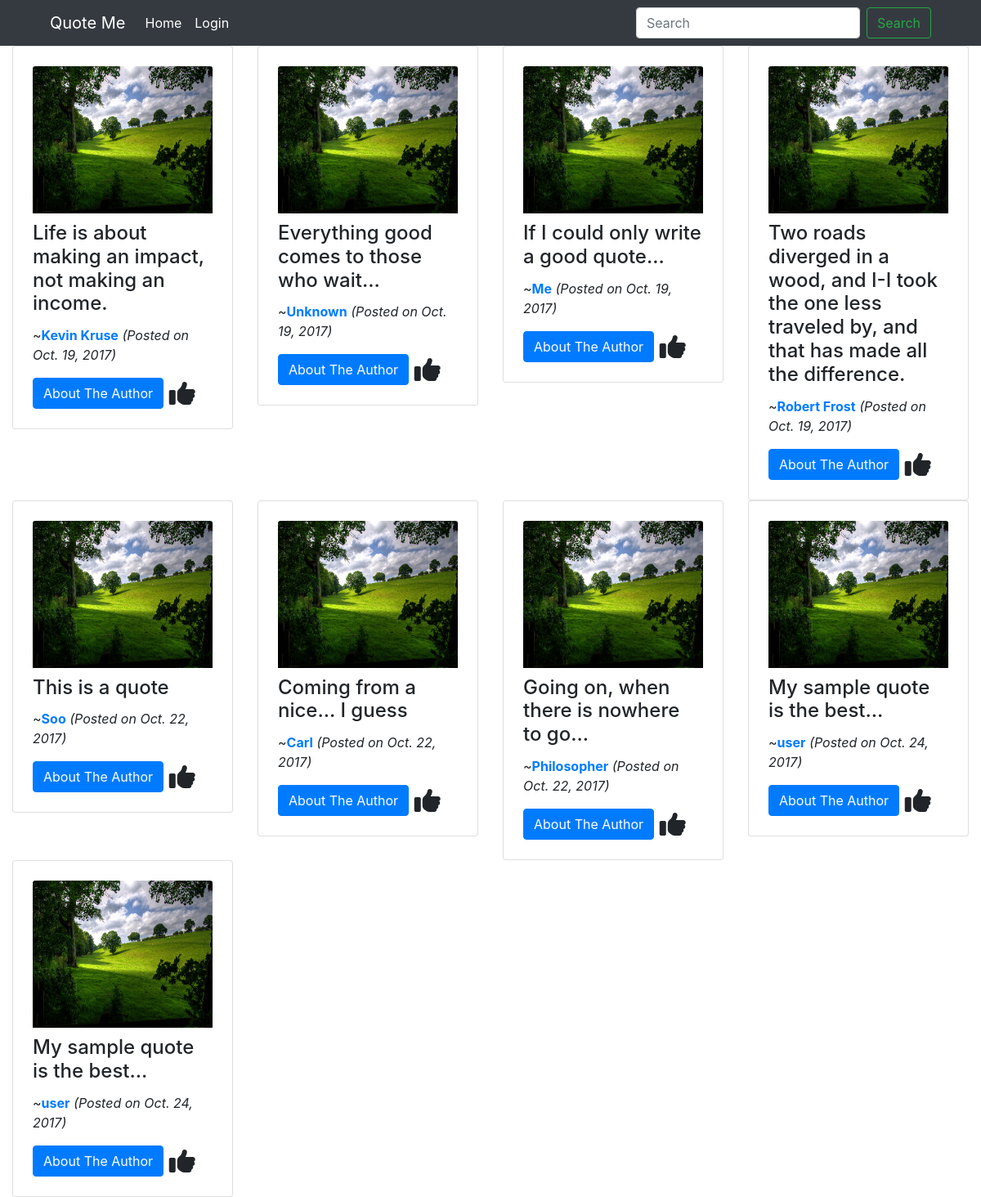
Before: / with the older database file.
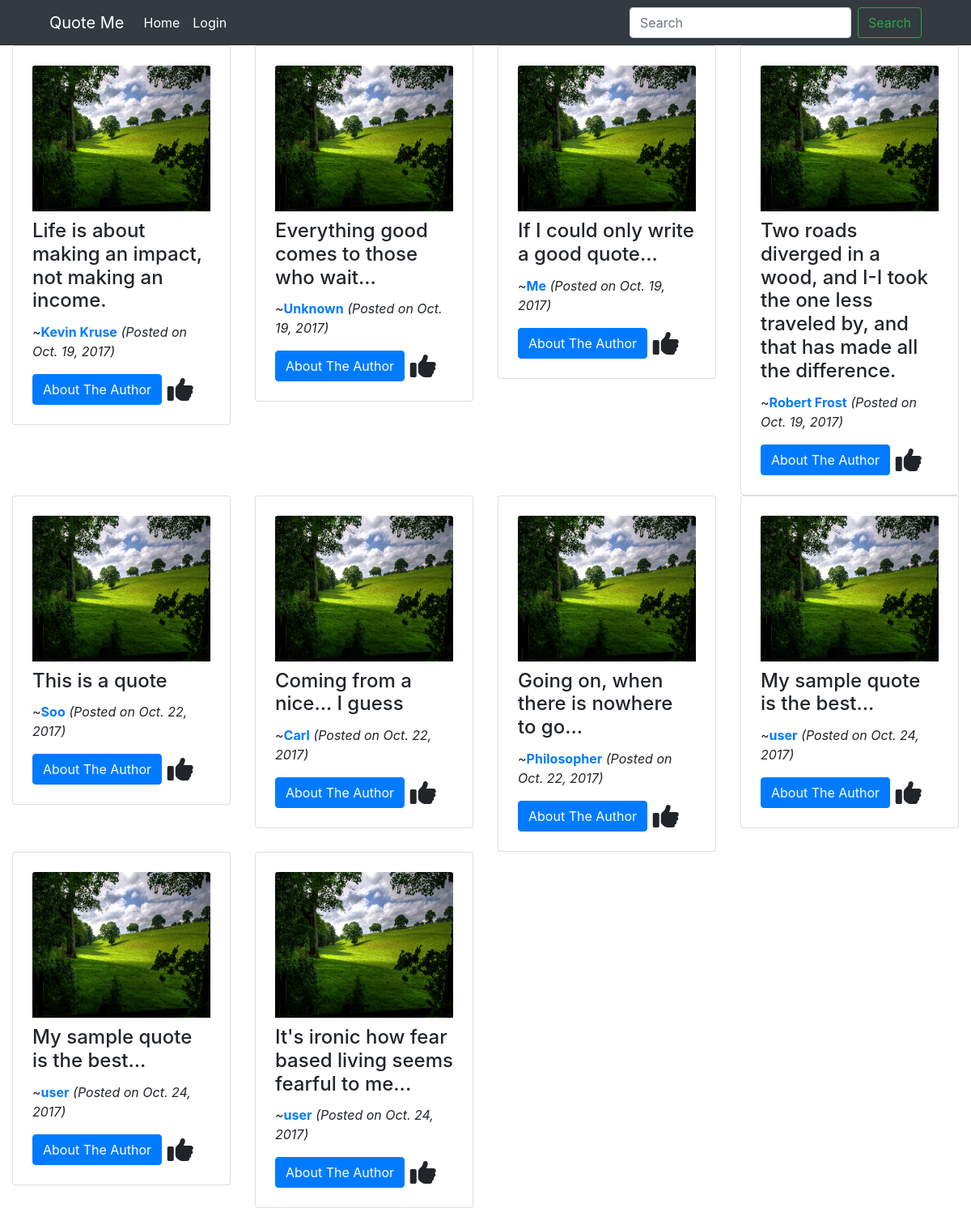
After: the same page with the newer database file.
### quotes/models.py (models this page shows, shortened)
class Quote(models.Model):
    id = models.AutoField(primary_key=True)
    text = models.TextField()
    author = models.CharField(max_length=100)
    date = models.DateField()

### quotes/views.py (the view)
# urls.py: url(r'^$', quotesviews.index, name='index'),
def index(request):
    quotes = Quote.objects.all()
    if request.user.is_authenticated():
        liked_quote_ids = [x.quote_id for x in Like.objects.filter(user=request.user)]
    else:
        liked_quote_ids = []
    data = {'quotes': quotes, 'liked_quote_ids': liked_quote_ids}
    return render(request, 'quotes/index.html', data)

### quotes/templates/quotes/index.html (shortened to what this page needs)
{% extends 'quotes/header.html' %}
{% block content %}
  <div class="container-fluid">
    <div class="row">
      {% for quote in quotes %}
        <div class="col-xl-3 col-lg-4 col-md-4 col-sm-6 col-xs-12">
          {% include 'quotes/includes/quote.html' %}
        </div>
      {% endfor %}
    </div>
  </div>
  </body>
{% endblock %}

### quotes/templates/quotes/includes/quote.html (shortened to what this page needs)
{% load static %}
<div class="card p-4">
  <img class="card-img-top" src="{% static 'images/landscape.jpg' %}" width="320px" height="180px" alt="Card image cap">
  <div class="card-block">
    <h4 class="card-title" style="margin-top: 10px;">{{ quote.text }}</h4>
    <p class="card-text">~<strong class="quote-author"><a href="/dashboard/{{ quote.author }}">{{ quote.author }}</a></strong> <em>(Posted on {{ quote.date }})</em></p>
    <div class="row">
      <div class="col-lg-8 col-md-12">
        <button onclick='getAuthorDetails(this)' class="btn btn-primary">About The Author</button>
      </div>
      <div class="col-lg-4 col-md-4">
        {% if quote.id in liked_quote_ids %}
          <i class="like-btn fa fa-thumbs-up center-vertical btn-like-quote" style="font-size: 200%;" aria-hidden="true"></i>
        {% else %}
          <i class="like-btn fa fa-thumbs-up center-vertical" style="font-size: 200%;" aria-hidden="true"></i>
        {% endif %}
      </div>
    </div>
  </div>
</div>

Changed rows visible on the page:
added Quote: text "It's ironic how fear based living seems fearful to me...", author "user", date "Oct. 24, 2017"
